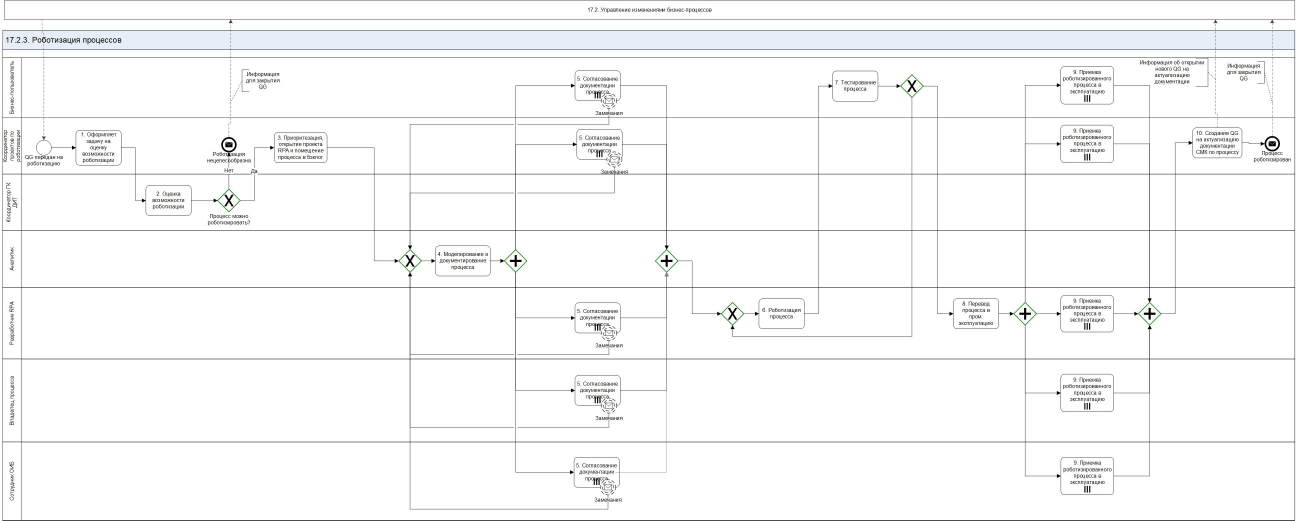
#> input picture Диаграммы. 2 часть/Picture/10.jpg, 3888 x 1562 px (shown at 1/3 size)
$ python -i detector.py   (imports and definitions only)
#> lines starting #> are read from the running program, lines starting #| are printed output that depends on the picture; after the words box and inside, x2 and y2 are one past the last pixel; in counts of white or black regions, pixels touching at a corner belong together
#> further down, picture is the input picture: shape (1562, 3888, 3); mean B, G, R 248.7, 248.5, 248.2
### diagram-service/src/core/logger.py
import sys
from pathlib import Path
from loguru import logger
from src.core.config import settings


def setup_logger():
    logger.remove()

    log_format = (
        "<green>{time:YYYY-MM-DD HH:mm:ss.SSS}</green> | "
        "<level>{level: <8}</level> | "
        "<cyan>{name}</cyan>:<cyan>{function}</cyan>:<cyan>{line}</cyan> | "
        "<level>{message}</level>"
    )

    if settings.log_format == "json":
        logger.add(
            sys.stderr,
            format="{message}",
            level=settings.log_level,
            serialize=True,
        )
    else:
        logger.add(
            sys.stderr,
            format=log_format,
            level=settings.log_level,
            colorize=True,
        )

    log_file_path = Path(settings.log_file)
    log_file_path.parent.mkdir(parents=True, exist_ok=True)

    logger.add(
        settings.log_file,
        rotation="100 MB",
        retention="10 days",
        compression="zip",
        format=log_format,
        level=settings.log_level,
        serialize=settings.log_format == "json",
    )

    return logger


app_logger = setup_logger()

### diagram-service/src/ml_pipeline/detector.py
import numpy as np
import cv2
from typing import List, Dict, Any, Optional
from pathlib import Path

from src.core.logger import app_logger
from src.core.config import settings
from src.core.exceptions import DetectionError


class BoundingBox:
    def __init__(self, x1: float, y1: float, x2: float, y2: float, confidence: float, class_id: int, class_name: str):
        self.x1 = x1
        self.y1 = y1
        self.x2 = x2
        self.y2 = y2
        self.confidence = confidence
        self.class_id = class_id
        self.class_name = class_name
        self.center_x = (x1 + x2) / 2
        self.center_y = (y1 + y2) / 2
        self.width = x2 - x1
        self.height = y2 - y1
        self.area = self.width * self.height

    # [15 lines left out: function to_dict, not called in this run]


class DiagramDetector:
    def __init__(self, model_path: Optional[str] = None, confidence_threshold: Optional[float] = None):
        self.confidence_threshold = confidence_threshold or settings.confidence_threshold
        app_logger.info(f"Initializing DiagramDetector with OpenCV-based detection")

    def detect_diagram_elements(self, image: np.ndarray) -> List[BoundingBox]:
        """Детекция элементов диаграмм с использованием OpenCV"""
        try:
            app_logger.info(f"Detecting diagram elements in image of shape {image.shape}")

            # Конвертируем в grayscale
            if len(image.shape) == 3:
                gray = cv2.cvtColor(image, cv2.COLOR_BGR2GRAY)
            else:
                gray = image.copy()

            # Применяем адаптивную бинаризацию для лучшего выделения элементов
            binary = cv2.adaptiveThreshold(
                gray, 255, cv2.ADAPTIVE_THRESH_GAUSSIAN_C,
                cv2.THRESH_BINARY_INV, 11, 2
            )
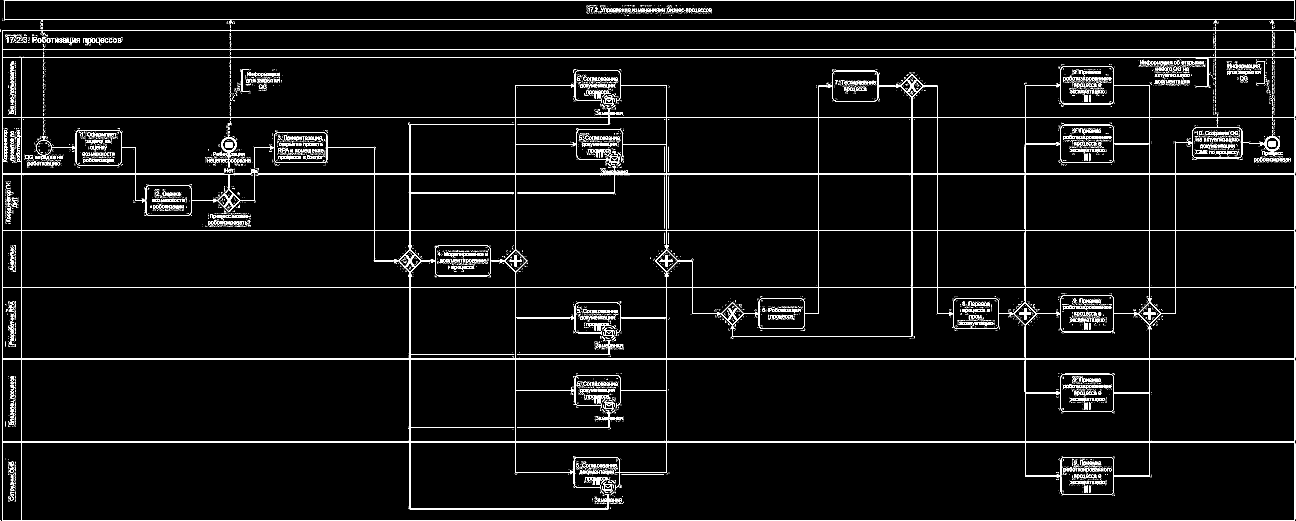
#> binary: shape (1562, 3888) (shown at 1/3 size); 3.4% white in thin lines or dots

            # Морфологические операции для очистки шума
            kernel = np.ones((3, 3), np.uint8)
            binary = cv2.morphologyEx(binary, cv2.MORPH_CLOSE, kernel, iterations=2)
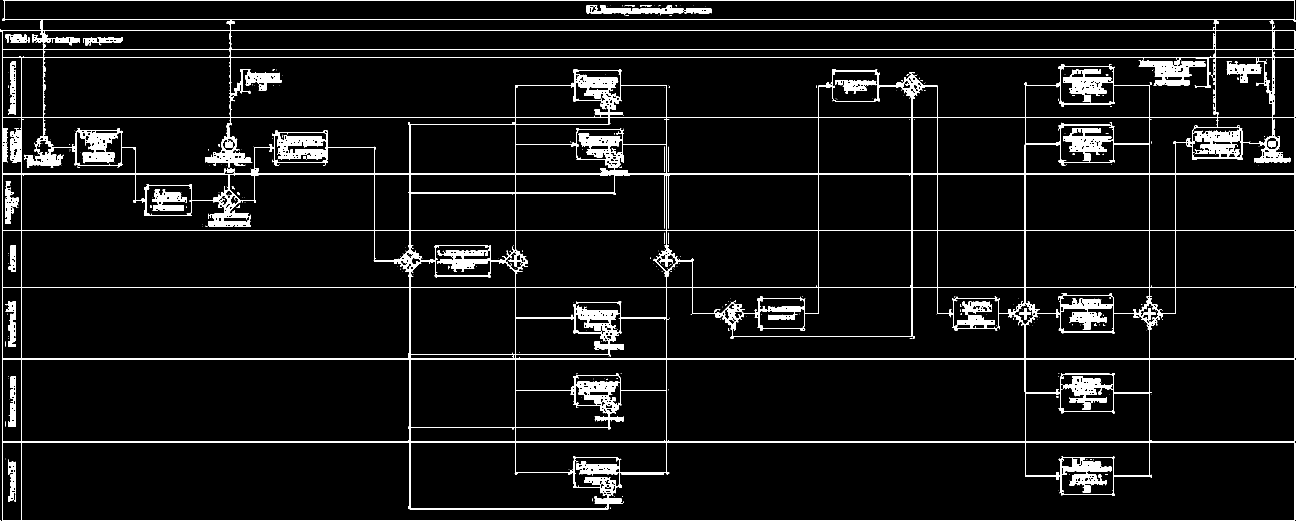
#> binary: shape (1562, 3888) (shown at 1/3 size); 5.4% white; 336 white regions (302 under 20 px), largest, box (x1, y1, x2, y2) and area: (0, 0, 3888, 1562) 305149, (1760, 16, 2052, 46) 4025, (457, 568, 560, 632) 3754
            binary = cv2.morphologyEx(binary, cv2.MORPH_OPEN, kernel, iterations=1)
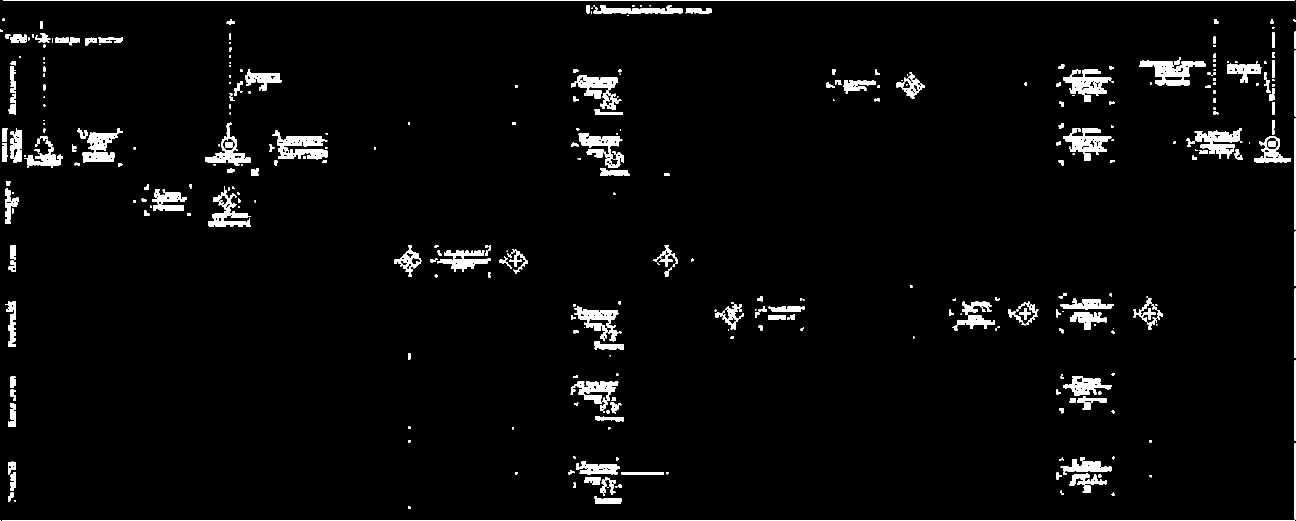
#> binary: shape (1562, 3888) (shown at 1/3 size); 3.3% white; 403 white regions (56 under 20 px)

            # Поиск контуров
            contours, _ = cv2.findContours(binary, cv2.RETR_EXTERNAL, cv2.CHAIN_APPROX_SIMPLE)
#> contours = 401 contours, 97 with area under 20; largest, box (x1, y1, x2, y2) and area: (3417, 181, 3616, 256) 7280, (817, 392, 982, 479) 6690, (3190, 208, 3334, 306) 6208, (3190, 384, 3334, 482) 6194, (3584, 384, 3725, 475) 5592

            app_logger.info(f"Found {len(contours)} contours")

            bboxes = []
            min_area = 800  # Минимальная площадь элемента
            max_area = image.shape[0] * image.shape[1] * 0.5  # Максимум 50% изображения

            for idx, contour in enumerate(contours):
                area = cv2.contourArea(contour)

                # Фильтруем по площади
                if area < min_area or area > max_area:
                    continue

                # Получаем bounding box
                x, y, w, h = cv2.boundingRect(contour)

                # Проверяем соотношение сторон (исключаем линии)
                aspect_ratio = max(w, h) / (min(w, h) + 1)
                if aspect_ratio > 15:  # Слишком вытянутый - это линия
                    continue

                # Проверяем что это не весь фон
                if w > image.shape[1] * 0.9 or h > image.shape[0] * 0.9:
                    continue

                # Определяем тип элемента по форме
                element_type = self._classify_by_shape(contour, w, h)

                bbox = BoundingBox(
                    x1=float(x),
                    y1=float(y),
                    x2=float(x + w),
                    y2=float(y + h),
                    confidence=0.95,
                    class_id=idx,
                    class_name=element_type
                )

                bboxes.append(bbox)
#> this loop made 401 passes
#> area on passes 3, 7, 8: 33.5, 38, 22.5
#> after the loop, bboxes = 46 items

            # Сортируем по позиции (сверху вниз, слева направо)
            bboxes.sort(key=lambda b: (b.center_y, b.center_x))

            app_logger.info(f"Detected {len(bboxes)} diagram elements")
            return bboxes

        except Exception as e:
            app_logger.error(f"Error detecting diagram elements: {str(e)}", exc_info=True)
            raise DetectionError(f"Failed to detect diagram elements: {str(e)}")

    def _classify_by_shape(self, contour, width: float, height: float) -> str:
        """Классификация элемента по форме контура"""

        # Аппроксимация контура
        epsilon = 0.02 * cv2.arcLength(contour, True)
        approx = cv2.approxPolyDP(contour, epsilon, True)
        num_vertices = len(approx)

        # Соотношение сторон
        aspect_ratio = width / height if height > 0 else 1.0

        # Определяем тип по количеству вершин и соотношению сторон
        if num_vertices == 4:
            # Прямоугольник или ромб
            if 0.7 <= aspect_ratio <= 1.3:
                # Квадратный элемент - может быть ромбом (decision) или процессом
                # Проверяем угол поворота
                rect = cv2.minAreaRect(contour)
                angle = rect[2]
                if abs(angle - 45) < 15 or abs(angle + 45) < 15:
                    return "decision"  # Ромб
                else:
                    return "process"  # Квадрат
            else:
                return "process"  # Прямоугольник

        elif num_vertices > 8:
            # Много вершин - вероятно овал/круг
            if 0.8 <= aspect_ratio <= 1.2:
                return "start"  # Круг - начало/конец
            else:
                return "data"  # Овал - данные

        elif num_vertices == 3:
            return "decision"  # Треугольник

        else:
            # По умолчанию - процесс
            return "process"

>>> import cv2
>>> picture = cv2.imread('../../../Диаграммы. 2 часть/Picture/10.jpg')
>>> result = DiagramDetector().detect_diagram_elements(picture)
#> result = 46 items

$ run again, on Диаграммы. 2 часть/Picture/15.jpg
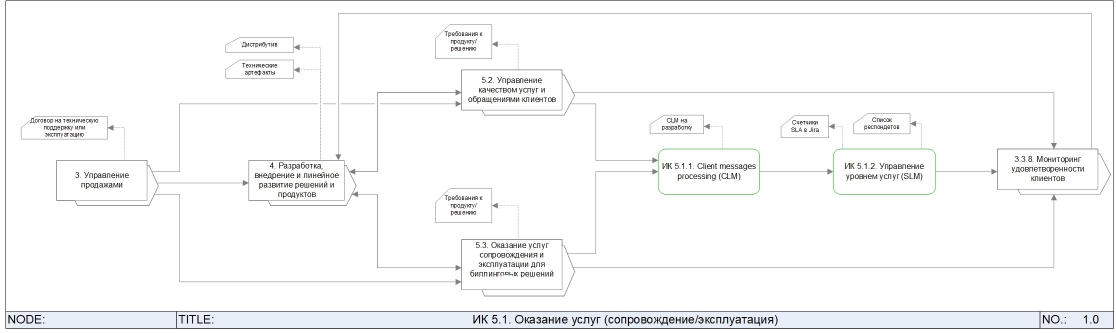
#> input picture Диаграммы. 2 часть/Picture/15.jpg, 2231 x 665 px (shown at 1/2 size)
#> picture is the input picture: shape (665, 2231, 3); mean B, G, R 248.6, 248.3, 247.9
#> in detect_diagram_elements, `binary = cv2.adaptiveThreshold( gray, 255, cv2.ADAPTIVE_THRESH_GAUSSIA..`:
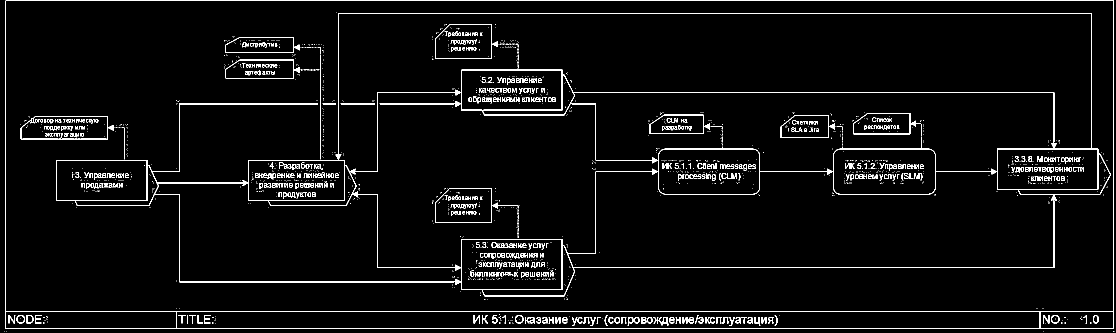
#> binary: shape (665, 2231) (shown at 1/2 size); 4.2% white in thin lines or dots
#> in detect_diagram_elements, `binary = cv2.morphologyEx(binary, cv2.MORPH_OPEN, kernel, iterations=1)`:
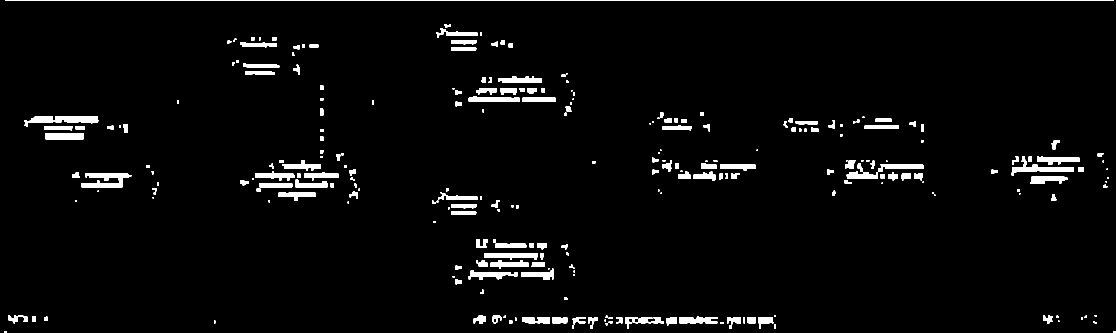
#> binary: shape (665, 2231) (shown at 1/2 size); 3.3% white; 263 white regions (56 under 20 px)
#> contours = 263 contours, 87 with area under 20; largest, box (x1, y1, x2, y2) and area: (11, 0, 2228, 2) 2216, (48, 232, 197, 254) 1550, (163, 346, 263, 375) 1456, (2023, 312, 2148, 351) 1169, (90, 266, 168, 279) 908
#> the loop in detect_diagram_elements, `for idx, contour in enumerate(contours):` made 263 passes
#> area on passes 9, 17, 18: 21, 340.5, 178.5
#> after the loop in detect_diagram_elements, `for idx, contour in enumerate(contours):`: bboxes = 6 items

$ run again, on Диаграммы. 2 часть/Picture/18.jpg
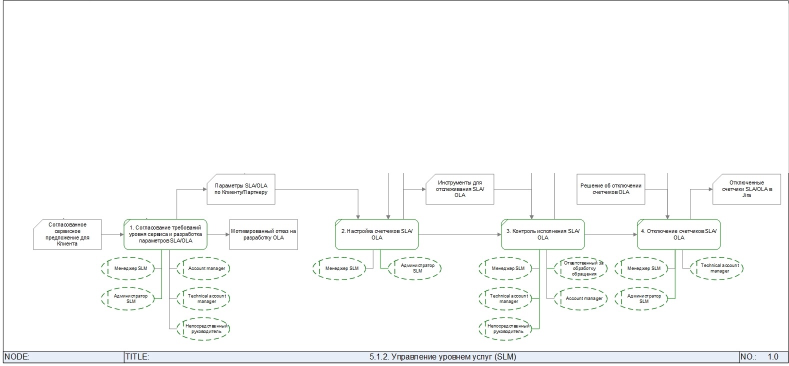
#> input picture Диаграммы. 2 часть/Picture/18.jpg, 1578 x 731 px (shown at 1/2 size)
#> picture is the input picture: shape (731, 1578, 3); mean B, G, R 249.3, 249.5, 248.9
#> in detect_diagram_elements, `binary = cv2.adaptiveThreshold( gray, 255, cv2.ADAPTIVE_THRESH_GAUSSIA..`:
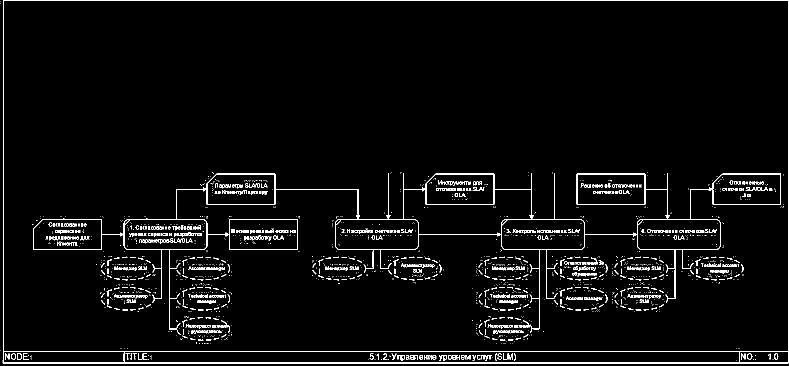
#> binary: shape (731, 1578) (shown at 1/2 size); 3.6% white in thin lines or dots
#> in detect_diagram_elements, `binary = cv2.morphologyEx(binary, cv2.MORPH_OPEN, kernel, iterations=1)`:
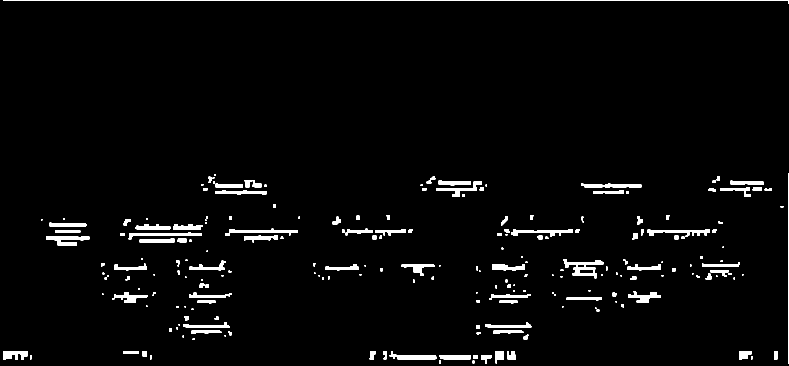
#> binary: shape (731, 1578) (shown at 1/2 size); 3% white; 222 white regions (77 under 20 px)
#> contours = 222 contours, 106 with area under 20; largest, box (x1, y1, x2, y2) and area: (6, 0, 1578, 7) 1576, (1126, 519, 1207, 557) 1213, (257, 464, 403, 479) 758, (1022, 458, 1145, 474) 736, (1294, 458, 1419, 474) 734
#> the loop in detect_diagram_elements, `for idx, contour in enumerate(contours):` made 222 passes
#> area on passes 4 to 6: 177.5, 59.5, 472
#> after the loop in detect_diagram_elements, `for idx, contour in enumerate(contours):`: bboxes = 1 item
